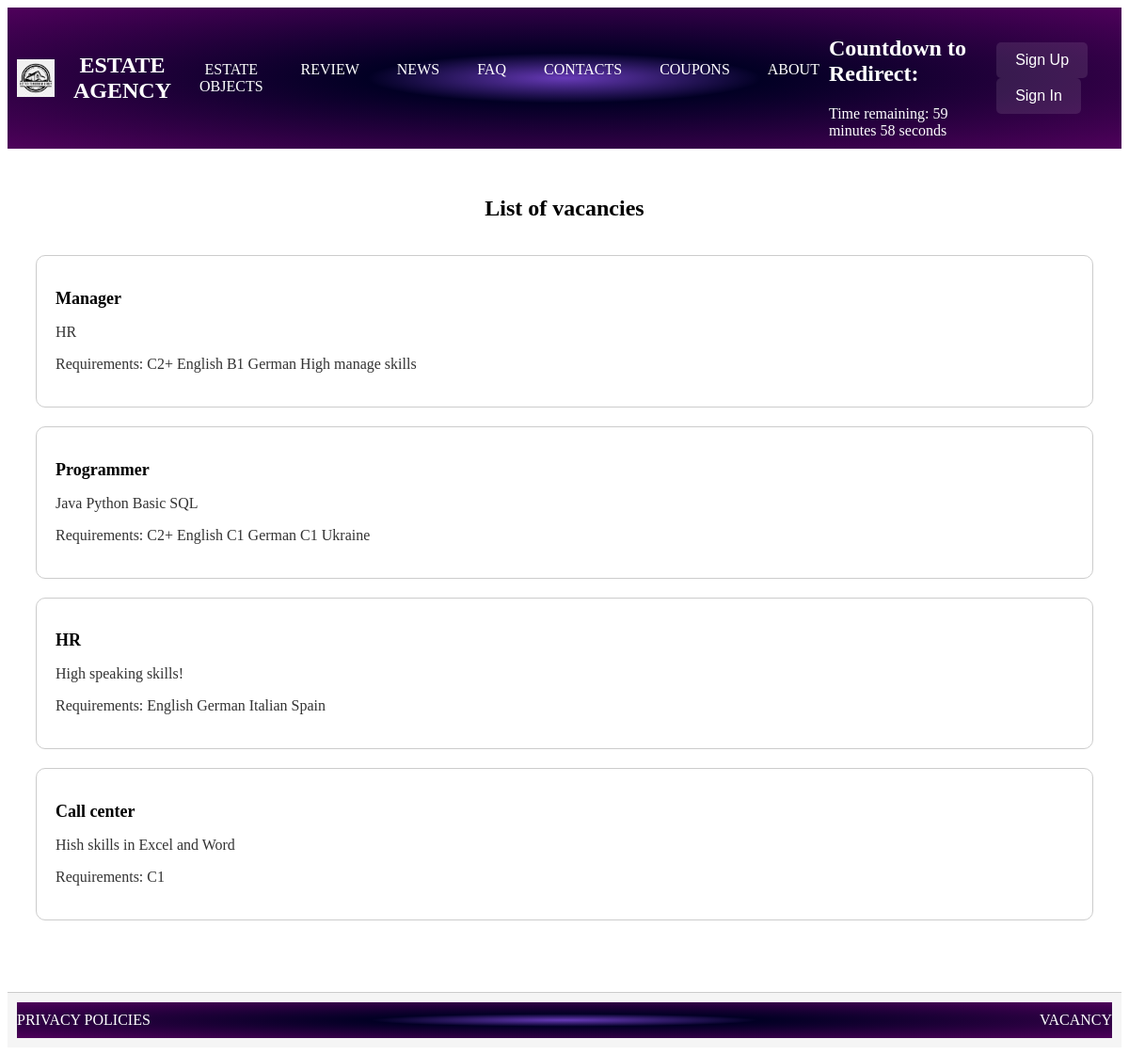
The page /vacancy/ on the database its author committed.
### vacancy/models.py (models this page shows, shortened)
class Vacancy(models.Model):
    title = models.CharField(max_length=200)
    description = models.TextField()
    requirements = models.TextField()
    publication_date = models.DateField(auto_now_add=True)

### vacancy/views.py (the view)
# urls.py: path('', views.vacancy_list, name='home'),
def vacancy_list(request):
    vacancies = Vacancy.objects.all()
    context = {'vacancies': vacancies}
    return render(request, 'vacancy.html', context)

### vacancy/templates/vacancy.html (shortened to what this page needs)
{% extends 'EstateAgency/base_agency.html' %}
{% block head %}
<link rel="stylesheet" type="text/css" href="/static/css/vacancy.css">
{% endblock %}
{% block content %}
<div class="container background-rotate">
<h1>List of vacancies</h1>
<ul class="vacancy-list">
    {% for vacancy in vacancies %}
    <li class="vacancy-item" itemscope itemtype="http://schema.org/JobPosting">
        <h2 class="vacancy-title" itemprop="title">{{ vacancy.title }}</h2>
        <p class="vacancy-description" itemprop="description">{{ vacancy.description }}</p>
        <p class="vacancy-requirements">Requirements: <span class="vacancy-qualifications" itemprop="qualifications">{{ vacancy.requirements }}</span></p>
    </li>
    {% endfor %}
</ul>
</div>
{% endblock %}

### static/css/vacancy.css (style rules this page uses)
.container { display: flex; flex-direction: column; align-items: center; text-align: center; padding: 20px; box-sizing: border-box; }
.vacancy-list { list-style: none; padding: 0; display: flex; flex-wrap: wrap; justify-content: center; align-items: center; }
.vacancy-item { width: 100%; float: left; clear: both; margin-bottom: 20px; padding: 20px; border: 1px solid #ccc; border-radius: 10px; text-align: left; }
.vacancy-title { font-weight: bold; font-size: 18px; }
.vacancy-description { font-size: 16px; color: #333; }
.vacancy-requirements { font-size: 16px; color: #333; }

### static/css/base_main.css (style rules this page uses)
.container { min-height: 100vh; display: flex; flex-direction: column; }

### rows shown on the page
Vacancy: title "Manager", description "HR", requirements "C2+ English B1 German High manage skills"
Vacancy: title "Programmer", description "Java Python Basic SQL", requirements "C2+ English C1 German C1 Ukraine"
Vacancy: title "HR", description "High speaking skills!", requirements "English German Italian Spain"
Vacancy: title "Call center", description "Hish skills in Excel and Word", requirements "C1"
